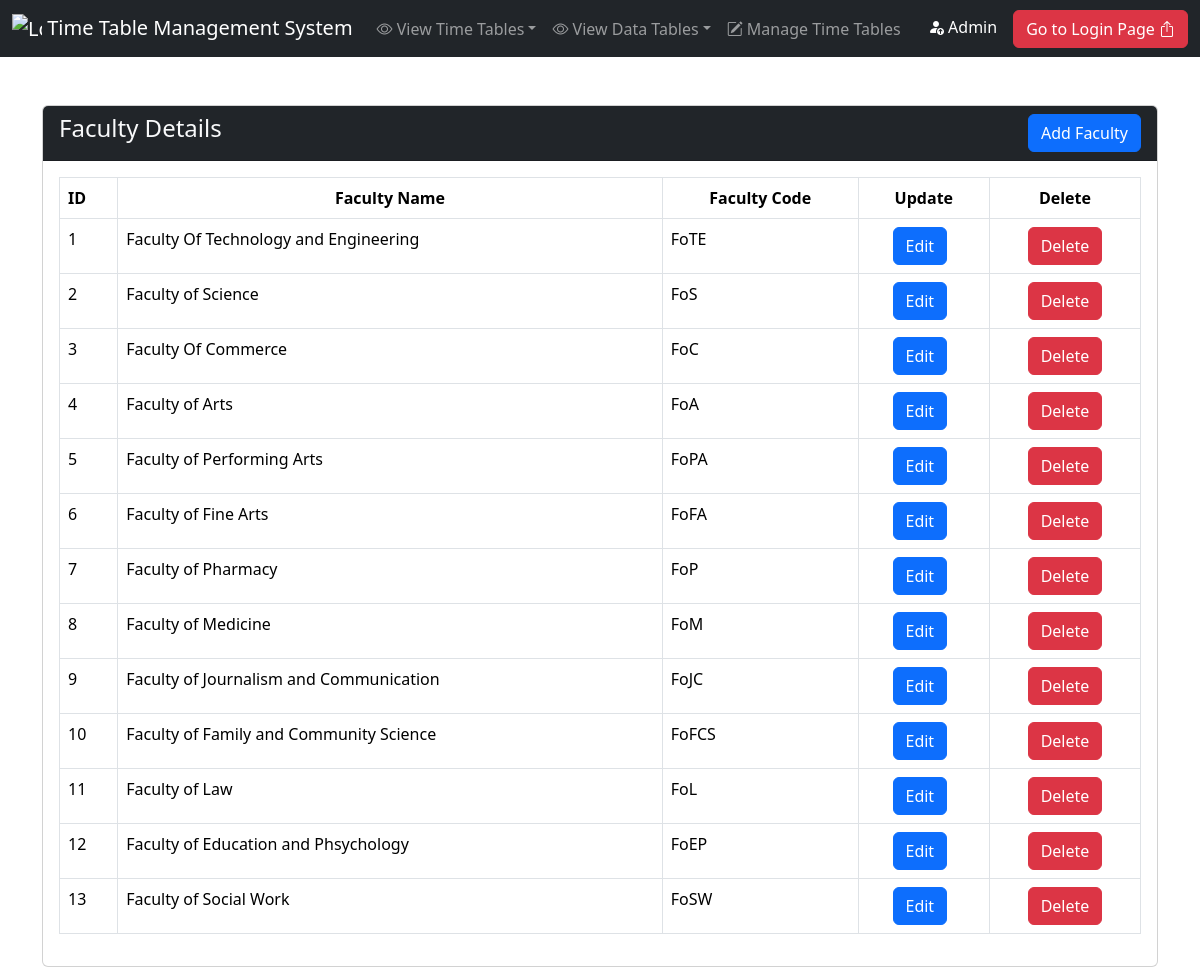
The page /faculty/faculty-details.php on the database its author committed.
### tables this page shows
CREATE TABLE `faculty` (
  `faculty_id` int(11) NOT NULL,
  `faculty_name` varchar(100) NOT NULL,
  `faculty_Code` varchar(50) NOT NULL
);

### faculty/faculty-details.php (the view, shortened to what this page needs)
<?php include("../includes/connect.php") ?>
<?php include("../includes/header.php") ?>
      <div class="container">
        <div class="row">
          <div class="col-md-12 mt-5">
            <div class="card ">
              <div class="card-header d-flex justify-content-between bg-dark text-light">
                <h4>Faculty Details</h4>
                <a href="faculty-add.php" class="btn btn-primary">Add Faculty</a>
              </div>
              <div class="card-body">
                <table class="table table-bordered" id = "myTable">
                  <thead>
                    <tr>
                      <th scope="col">ID</th>
                      <th scope="col"class="text-center">Faculty Name</th>
                      <th scope="col"class="text-center">Faculty Code</th>
                      <th scope="col" class="text-center">Update</th>
                      <th scope="col" class="text-center">Delete</th>
                    </tr>
                  </thead>
                  <tbody>
                    <?php
                        $sno = 1;
                        $sql = "SELECT * FROM `faculty`";
                        $result = mysqli_query($conn,$sql);
                        $num = mysqli_num_rows($result);
                        if($num>0){
                          while($num>0){
                            $row = mysqli_fetch_assoc($result)
                          ?>
                            <tr>
                              <td><?php echo $sno ?></td>
                              <td><?php echo $row['faculty_name'] ?></td>
                              <td><?php echo $row['faculty_Code'] ?></td>
                              <td class="text-center">
                                <a href="../faculty/faculty-edit.php?faculty_id=<?php echo $row['faculty_id'] ?>" class="btn btn-primary edit me-2" >Edit</a>
                              </td>
                              <td class="text-center">
                                  <a href="javascript:void(0);" class="faculty-delete-btn btn btn-danger">Delete</a>
                              </td>
                            </tr>
                          <?php
                            $num = $num-1;
                            $sno = $sno+1;
                          }
                        }
                        else{
                          echo '<tr><td colspan="4">No data found</td></tr>';
                        }
                    ?>
                  </tbody>
                </table>
              </div>
            </div>
          </div>
        </div>
      </div>
<?php include("../includes/footer.php")?>

### rows shown on the page
faculty: faculty_name "Faculty Of Technology and Engineering", faculty_Code "FoTE"
faculty: faculty_name "Faculty of Science", faculty_Code "FoS"
faculty: faculty_name "Faculty Of Commerce", faculty_Code "FoC"
faculty: faculty_name "Faculty of Arts", faculty_Code "FoA"
faculty: faculty_name "Faculty of Performing Arts", faculty_Code "FoPA"
faculty: faculty_name "Faculty of Fine Arts", faculty_Code "FoFA"
faculty: faculty_name "Faculty of Pharmacy", faculty_Code "FoP"
faculty: faculty_name "Faculty of Medicine", faculty_Code "FoM"
faculty: faculty_name "Faculty of Journalism and Communication", faculty_Code "FoJC"
faculty: faculty_name "Faculty of Family and Community Science", faculty_Code "FoFCS"
faculty: faculty_name "Faculty of Law", faculty_Code "FoL"
faculty: faculty_name "Faculty of Education and Phsychology", faculty_Code "FoEP"
faculty: faculty_name "Faculty of Social Work", faculty_Code "FoSW"
